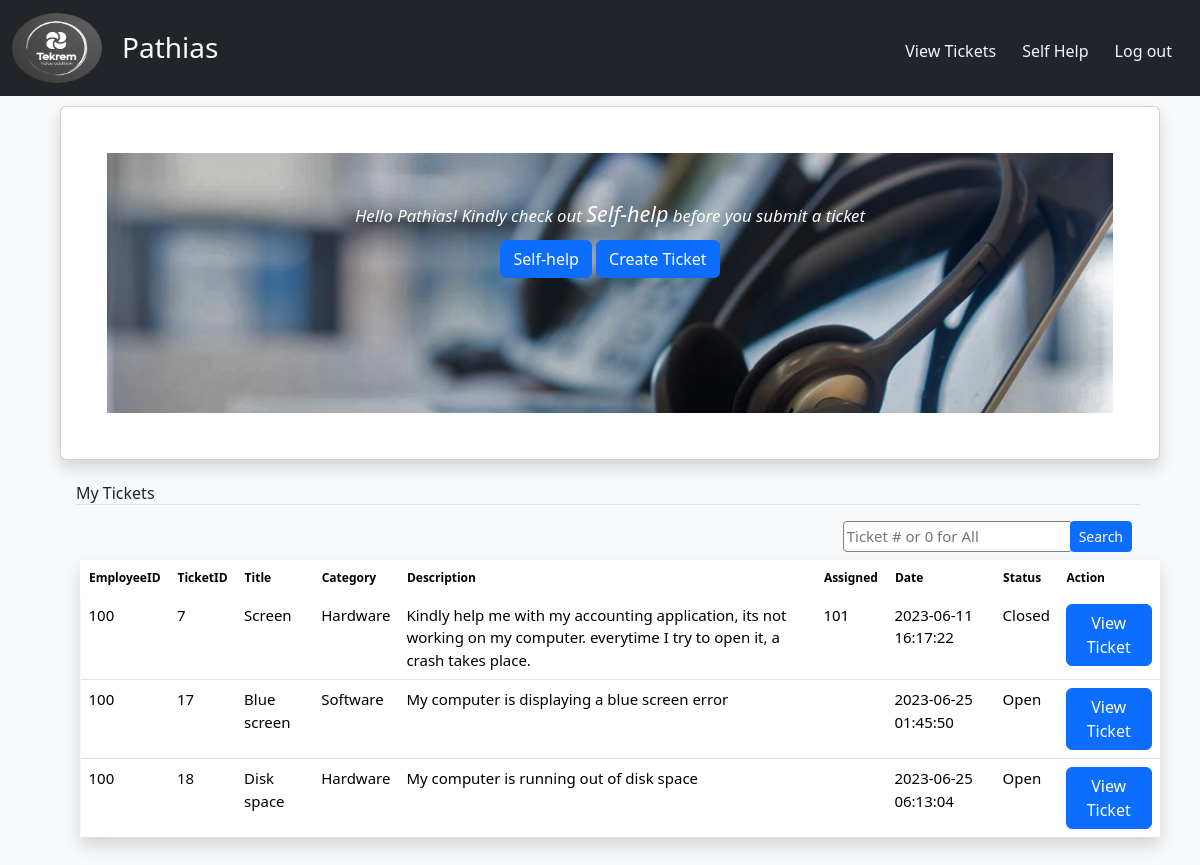
Screenshot of /Assets/user/enduser.php (signed in) with the database file from the repository.
### tables this page shows
CREATE TABLE `tickets` (
  `ID` int(11) NOT NULL,
  `Title` varchar(255) NOT NULL,
  `Description` varchar(1000) NOT NULL,
  `Priority` enum('Low','Medium','High') NOT NULL,
  `Status` enum('Open','In Progress','Resolved','Closed') NOT NULL DEFAULT 'Open',
  `Resolution` varchar(1000) DEFAULT NULL,
  `Date_Created` datetime NOT NULL DEFAULT current_timestamp(),
  `Date_Updated` datetime NOT NULL DEFAULT current_timestamp(),
  `Assigned_To` int(11) DEFAULT NULL,
  `Submitted_By` int(11) DEFAULT NULL,
  `Department` varchar(255) NOT NULL,
  `Category` varchar(255) NOT NULL,
  `Feedback` varchar(1000) DEFAULT NULL,
  `Feedback_Date` timestamp NULL DEFAULT NULL ON UPDATE current_timestamp()
);

### Assets/user/enduser.php (the view, shortened to what this page needs)
<!doctype html>
<html lang="en">
<head>
    <link href="../../css/bootstrap.min.css" rel="stylesheet">
    <link rel="stylesheet" type="text/css" href="../usertickets.css">
</head>
<body class="bg-light">
    <nav class="navbar navbar-expand-lg fixed-top navbar-dark bg-dark" aria-label="Main navigation">
        <div class="container-fluid">
            <a class="navbar-brand" href="#"><img src="../../Images/log3.png" alt="logo" width="90" height="70" id="logo"></a>
            <div class=" me-2 text-light d-flex " >
                 <?php echo '<h3>'.$_SESSION['username'].'</h3> '?>
                 </div>
            <div class="navbar-collapse offcanvas-collapse" id="navbarsExampleDefault">
                <a class="nav-link me-3" href="#table"  id="link"  >View Tickets</a>
                <a class="nav-link me-3  " href="selfhelp.php" id="link">Self Help</a>
                <a class="nav-link me-3" href="../Authentications/logout.php" id="link" onclick="if (!confirm('Are you sure you want to logout?')) { event.preventDefault(); }">Log out</a>
            </div>
        </div>
    </nav>
    <main id="main">
    <div class="card tickets shadow mb-4">
  <div class="card-body">
  <div style="background-image: url('../../images/call cent.jpg'); background-size: cover; height:30vh; background-position: center; padding: 20px; text-align: center;">
  <p style="font-size: 1.4vw; padding-top:25px; margin-bottom: 10px; color:#fff">
    <em>Hello <?php echo $_SESSION["username"]; ?>! Kindly check out <em style="font-size:1.8vw">Self-help</em> before you submit a ticket</em>
  </p>
  <a class="btn btn-primary" href="selfhelp.php" >Self-help</a>
  <div class="btn btn-primary" id="createTicketBtn">Create Ticket</div>
</div>
</div>
        </div>
            <div id="table_container">
                <h6 class="border-bottom mt-4 ms-3 ">My Tickets</h6>
                <div class="d-flex justify-content-end">
                   <div>
               <form action="#" class="form d-flex m-2">
              <input style="padding:3px; border-radius:4px; border:1px solid grey; margin-right:-3px;" type="search" name="search" id="searchid" placeholder="Ticket # or 0 for All">
              <input class="btn btn-sm btn-primary" type="submit" value="Search">
                  </form>
                   </div>
                    </div>
                    <div class="responsive">
                    <table id="table" class="table shadow">
                        <thead id="thead">
                        <th >EmployeeID</th>
                        <th >TicketID</th>
                        <th >Title</th>
                        <th >Category</th>
                        <th >Description</th>
                        <th >Assigned</th>
                        <th >Date</th>
                        <th >Status</th>
                        <th >Action</th>
                        </thead>
                        <tbody>
                           <?php
                           if(isset($_SESSION['ID'])){
                             $sql2 = "SELECT* FROM Tickets WHERE Submitted_By = $_SESSION[ID] ";
                            $result = mysqli_query($conn, $sql2);
                            if (mysqli_num_rows($result) > 0) {
                            while($row = mysqli_fetch_assoc($result)) {
                                if($row['Status']== NULL){
                                    $status = "Open";
                                }else{
                                    $status = $row['Status'];
                                }
                            }}
                           }
if(isset($_GET['search']) && !empty($_GET['search'])){
    $search_query = $_GET['search'];
    $sql = "SELECT * FROM tickets WHERE ID LIKE '%$search_query%'";
  } else {
    $sql = "SELECT * FROM tickets WHERE Submitted_By = $_SESSION[ID]";
  }
  $result = mysqli_query($conn, $sql);
  if (mysqli_num_rows($result) > 0) {
    while($row = mysqli_fetch_assoc($result)) {
      if($row['Status']== NULL){
          $status = "Open";
      }else{
          $status = $row['Status'];
      }
      echo "<tr>
      <td>".$row['Submitted_By']."</td>
      <td>".$row['ID']."</td>
      <td>".$row['Title']."</td>
      <td>".$row['Category']."</td>
      <td>".$row['Description']."</td>
      <td>".$row['Assigned_To']."</td>
      <td>".$row['Date_Created']."</td>
      <td>".$status."</td>
      <td><a class='btn btn-primary' href='viewticket.php?id=".$row['ID']."'>View Ticket</a></td>
  </tr>";
    }
  } else {
    echo "<tr>
    <td>No tickets found.</td>
    </tr>";
  }
                           ?>
                        </tbody>
                    </table>
</div>
            </div>
    </main>
</body>
</html>

### Assets/usertickets.css (style rules this page uses)
html, body { overflow-x: auto; background-color: #fff; height: 100vh; }
body { padding-top: 56px; }
#logo { border-radius: 65%; }
#link { margin-left: 10px; color: aliceblue; margin-top: 5px; }
#main { margin: 50px 60px 0 60px; }
.tickets { padding: 30px; }
#table_container { font-size: 15px; }
#table { margin-left: 20px; }
#thead { background-color: #000; color: #fff; }
th { margin: 8px; padding: 5px; border: 1px solid #fff; font-size: 12px; }

### Assets/user/enduser.php (style rules this page uses)
h3 { margin: 4px; }
.card { width:1100px; margin:auto; }

### rows the page displays
tickets: Submitted_By "100", ID "7", Title "Screen", Category "Hardware", Description "Kindly help me with my accounting application, its not working on my computer. everytime I try to open it, a crash takes place.", Assigned_To "101", Date_Created "2023-06-11 16:17:22", Status "Closed"
tickets: Submitted_By "100", ID "17", Title "Blue screen", Category "Software", Description "My computer is displaying a blue screen error", Date_Created "2023-06-25 01:45:50", Status "Open"
tickets: Submitted_By "100", ID "18", Title "Disk space", Category "Hardware", Description "My computer is running out of disk space", Date_Created "2023-06-25 06:13:04", Status "Open"

### other values shown
$_SESSION['username'] "Pathias"
$_SESSION["username"] "Pathias"
